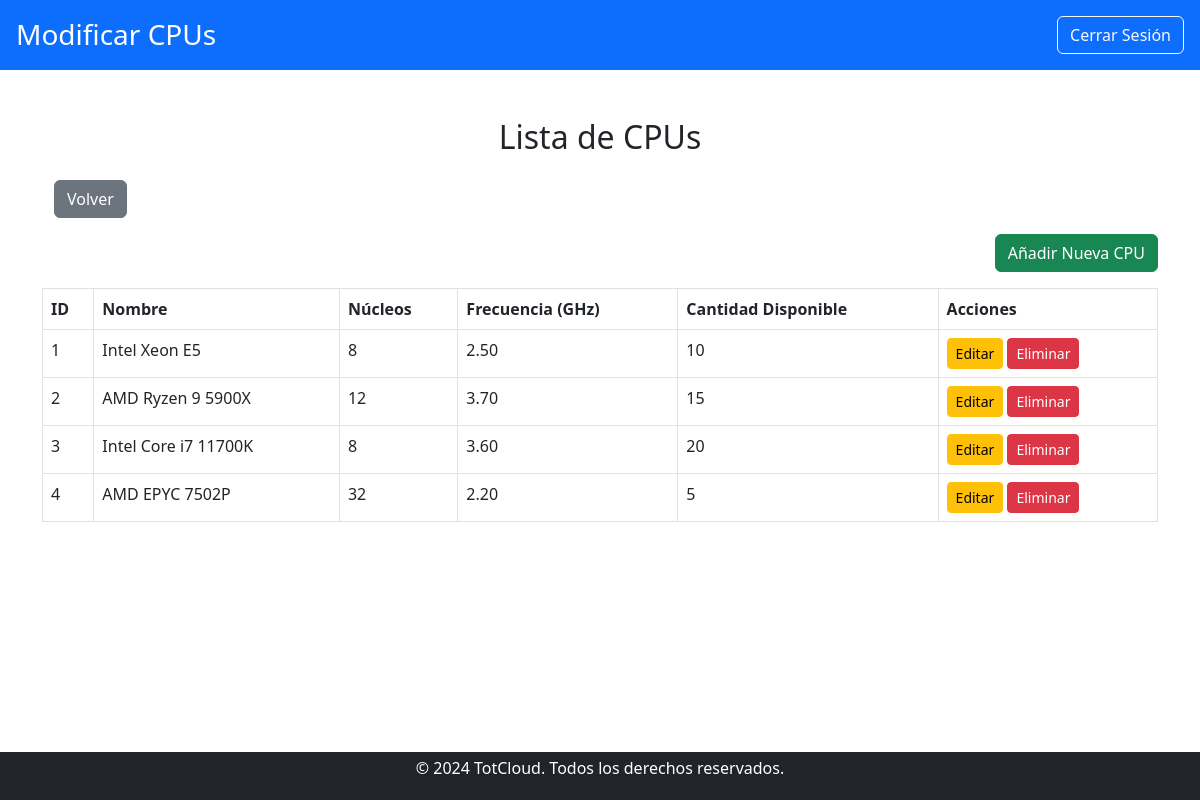
The app's page /trabajador/modificar_componentes/cpu/modificar_cpu.php (signed in), older data.
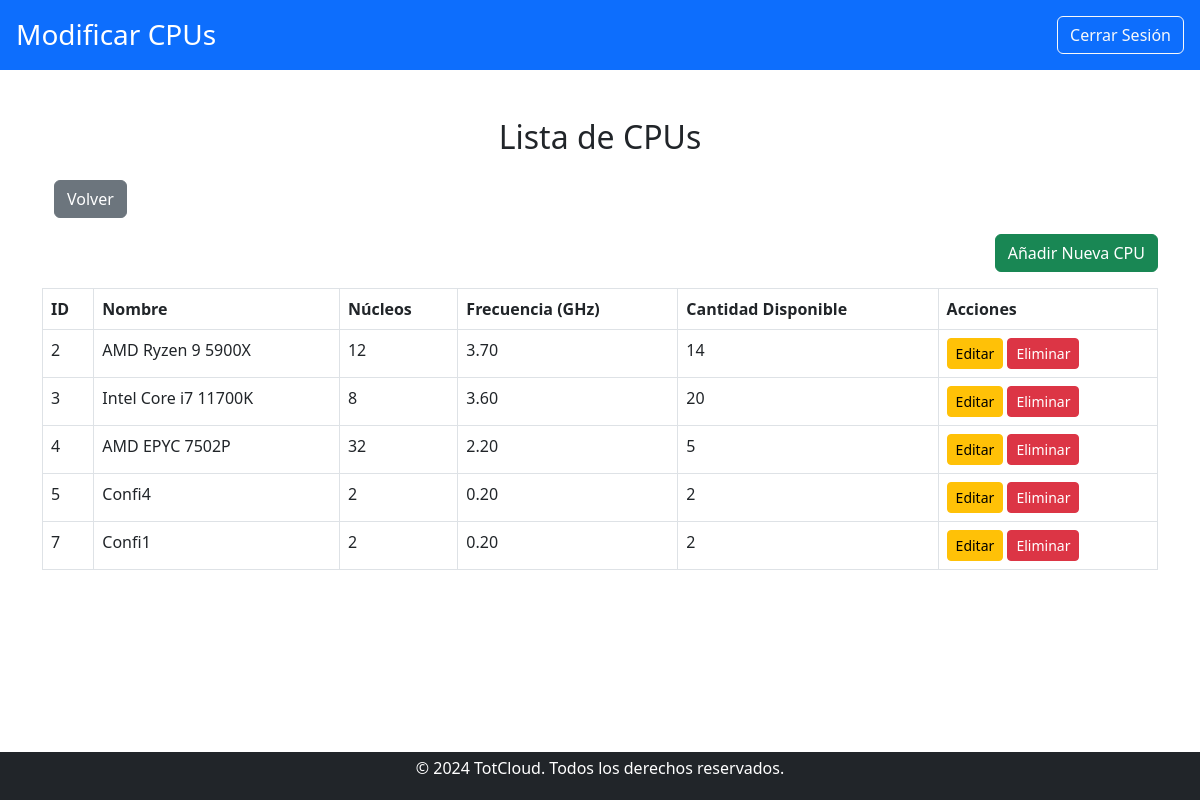
The same page, newer data.
### tables this page shows
CREATE TABLE `cpu` (
  `idCPU` int(11) NOT NULL,
  `Nombre` varchar(100) NOT NULL,
  `Fabricante` varchar(100) NOT NULL,
  `Arquitectura` varchar(50) NOT NULL,
  `Nucleos` int(11) NOT NULL,
  `Frecuencia` decimal(10,2) NOT NULL,
  `PrecioH` decimal(10,2) NOT NULL,
  `Cantidad` int(11) NOT NULL
);

### public/trabajador/modificar_componentes/cpu/modificar_cpu.php (the view, shortened to what this page needs)
<?php
include '../../../../includes/db_connect.php';
$cpus_query = "SELECT * FROM cpu";
$cpus_result = $conn->query($cpus_query);
?>
<!DOCTYPE html>
<html lang="es">
<head>
    <link href="https://cdn.jsdelivr.net/npm/bootstrap@5.3.0/dist/css/bootstrap.min.css" rel="stylesheet">
    <link href="../../../css/estilos.css" rel="stylesheet">
</head>
<body>
    <header class="bg-primary text-white d-flex justify-content-between align-items-center p-3">
        <div>
            <h1 class="h3 mb-0">Modificar CPUs</h1>
        </div>
        <div>
            <a href="../../../logout.php" class="btn btn-outline-light">Cerrar Sesión</a>
        </div>
    </header>
    <main class="container my-5">
        <h2 class="text-center mb-4">Lista de CPUs</h2>
        <div class="container my-3">
            <a href="../modificar_componentes.php" class="btn btn-secondary">Volver</a>
        </div>
        <div class="mb-3 text-end">
            <a href="crear_cpu.php" class="btn btn-success">Añadir Nueva CPU</a>
        </div>
        <?php if ($cpus_result && $cpus_result->num_rows > 0): ?>
            <table class="table table-bordered">
                <thead>
                    <tr>
                        <th>ID</th>
                        <th>Nombre</th>
                        <th>Núcleos</th>
                        <th>Frecuencia (GHz)</th>
                        <th>Cantidad Disponible</th>
                        <th>Acciones</th>
                    </tr>
                </thead>
                <tbody>
                    <?php while ($cpu = $cpus_result->fetch_assoc()): ?>
                        <tr>
                            <td><?php echo htmlspecialchars($cpu['idCPU']); ?></td>
                            <td><?php echo htmlspecialchars($cpu['Nombre']); ?></td>
                            <td><?php echo htmlspecialchars($cpu['Nucleos']); ?></td>
                            <td><?php echo htmlspecialchars($cpu['Frecuencia']); ?></td>
                            <td><?php echo htmlspecialchars($cpu['Cantidad']); ?></td>
                            <td>
                                <a href="editar_cpu.php?id=<?php echo $cpu['idCPU']; ?>" class="btn btn-warning btn-sm">Editar</a>
                                <a href="modificar_cpu.php?eliminar=<?php echo $cpu['idCPU']; ?>" class="btn btn-danger btn-sm" onclick="return confirm('¿Estás seguro de eliminar esta CPU?')">Eliminar</a>
                            </td>
                        </tr>
                    <?php endwhile; ?>
                </tbody>
            </table>
        <?php else: ?>
            <p class="text-center">No hay CPUs registradas.</p>
        <?php endif; ?>
    </main>
    <?php include '../../../../includes/footer.php'; ?>
</body>
</html>

Row changes from the older to the newer data that the page shows:
removed cpu: idCPU "1", Nombre "Intel Xeon E5", Nucleos "8", Frecuencia "2.50", Cantidad "10"
changed cpu "AMD Ryzen 9 5900X": Cantidad "15" → "14"
added cpu: idCPU "5", Nombre "Confi4", Nucleos "2", Frecuencia "0.20", Cantidad "2"
added cpu: idCPU "7", Nombre "Confi1", Nucleos "2", Frecuencia "0.20", Cantidad "2"
